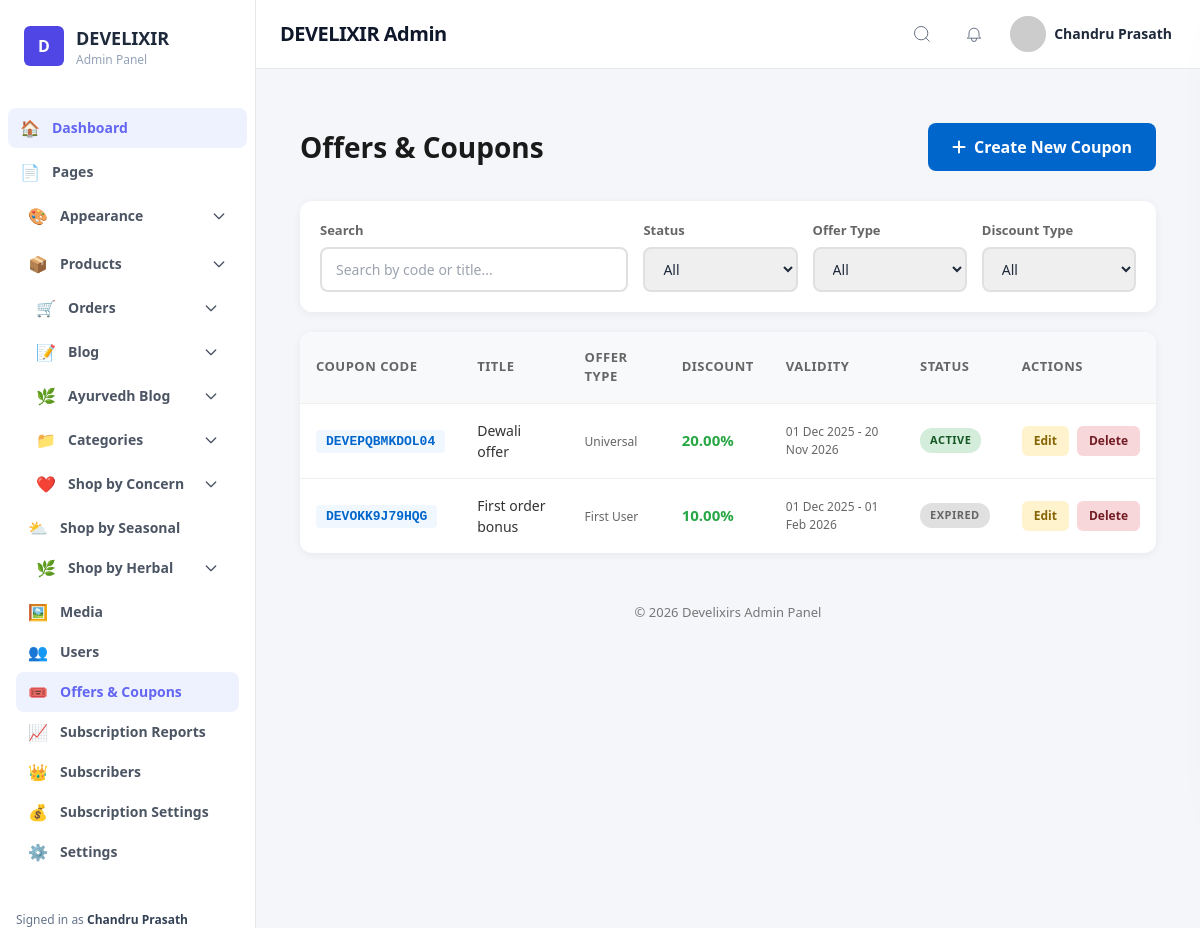
The app's page /admin/coupons.php (signed in) with its own data.
### tables this page shows
CREATE TABLE `coupons` (
  `id` int(10) UNSIGNED NOT NULL,
  `title` varchar(255) NOT NULL,
  `code` varchar(50) NOT NULL,
  `description` text DEFAULT NULL,
  `discount_type` enum('percentage','flat') NOT NULL DEFAULT 'percentage',
  `discount_value` decimal(10,2) NOT NULL,
  `max_discount_limit` decimal(10,2) DEFAULT NULL,
  `min_purchase` decimal(10,2) DEFAULT NULL,
  `offer_type` enum('first_user','cart_value','festival','product_specific','category_specific','universal') NOT NULL DEFAULT 'universal',
  `usage_limit_per_user` enum('once','unlimited') NOT NULL DEFAULT 'once',
  `can_be_clubbed` tinyint(1) NOT NULL DEFAULT 0,
  `start_date` datetime NOT NULL,
  `end_date` datetime NOT NULL,
  `status` enum('active','inactive') NOT NULL DEFAULT 'active',
  `created_at` timestamp NULL DEFAULT current_timestamp(),
  `updated_at` timestamp NULL DEFAULT current_timestamp() ON UPDATE current_timestamp()
);

### admin/coupons.php (the view, shortened to what this page needs)
<?php
require_once __DIR__ . '/../includes/db.php';
$statusFilter = $_GET['status'] ?? 'all';
$offerTypeFilter = $_GET['offer_type'] ?? 'all';
$discountTypeFilter = $_GET['discount_type'] ?? 'all';
$searchQuery = $_GET['search'] ?? '';
$sql = "SELECT * FROM coupons WHERE 1=1";
$params = [];
$sql .= " ORDER BY created_at DESC";
$stmt = $pdo->prepare($sql);
$stmt->execute($params);
$coupons = $stmt->fetchAll(PDO::FETCH_ASSOC);
include __DIR__ . '/layout/header.php';
?>
<div class="admin-content">
  <div class="page-header">
    <h1>Offers & Coupons</h1>
    <a href="coupons_add.php" class="btn-primary">
      <i class="fa fa-plus"></i>
      Create New Coupon
    </a>
  </div>
  <div class="filters-bar">
    <form method="GET" action="">
      <div class="filters-grid">
        <div class="filter-group">
          <label>Search</label>
          <input type="text" name="search" placeholder="Search by code or title..." value="<?php echo htmlspecialchars($searchQuery); ?>">
        </div>
        <div class="filter-group">
          <label>Status</label>
          <select name="status" onchange="this.form.submit()">
            <option value="all" <?php echo $statusFilter === 'all' ? 'selected' : ''; ?>>All</option>
          </select>
        </div>
        <div class="filter-group">
          <label>Offer Type</label>
          <select name="offer_type" onchange="this.form.submit()">
            <option value="all" <?php echo $offerTypeFilter === 'all' ? 'selected' : ''; ?>>All</option>
          </select>
        </div>
        <div class="filter-group">
          <label>Discount Type</label>
          <select name="discount_type" onchange="this.form.submit()">
            <option value="all" <?php echo $discountTypeFilter === 'all' ? 'selected' : ''; ?>>All</option>
          </select>
        </div>
      </div>
    </form>
  </div>
  <div class="coupons-table">
    <?php if (empty($coupons)): ?>
      <div class="empty-state">
        <i class="fa fa-ticket"></i>
        <h3>No coupons found</h3>
        <p>Create your first coupon to get started</p>
      </div>
    <?php else: ?>
      <table>
        <thead>
          <tr>
            <th>Coupon Code</th>
            <th>Title</th>
            <th>Offer Type</th>
            <th>Discount</th>
            <th>Validity</th>
            <th>Status</th>
            <th>Actions</th>
          </tr>
        </thead>
        <tbody>
          <?php foreach ($coupons as $coupon):
            $now = date('Y-m-d H:i:s');
            $isExpired = $now > $coupon['end_date'];
            $statusBadge = $isExpired ? 'expired' : $coupon['status'];
            $offerTypeLabel = str_replace('_', ' ', $coupon['offer_type']);
            if ($coupon['discount_type'] === 'percentage') {
              $discountText = $coupon['discount_value'] . '%';
            } else {
              $discountText = '₹' . number_format($coupon['discount_value'], 0);
            }
            $startDate = date('d M Y', strtotime($coupon['start_date']));
            $endDate = date('d M Y', strtotime($coupon['end_date']));
          ?>
            <tr>
              <td><span class="coupon-code"><?php echo htmlspecialchars($coupon['code']); ?></span></td>
              <td><?php echo htmlspecialchars($coupon['title']); ?></td>
              <td><span class="offer-type"><?php echo ucwords($offerTypeLabel); ?></span></td>
              <td><span class="discount-value"><?php echo $discountText; ?></span></td>
              <td class="validity"><?php echo $startDate; ?> - <?php echo $endDate; ?></td>
              <td>
                <span class="badge badge-<?php echo $statusBadge; ?>">
                  <?php echo $isExpired ? 'Expired' : ucfirst($coupon['status']); ?>
                </span>
              </td>
              <td>
                <div class="actions">
                  <a href="coupons_edit.php?id=<?php echo $coupon['id']; ?>" class="btn-edit">Edit</a>
                  <button class="btn-delete" onclick="deleteCoupon(<?php echo $coupon['id']; ?>, '<?php echo htmlspecialchars($coupon['code']); ?>')">Delete</button>
                </div>
              </td>
            </tr>
          <?php endforeach; ?>
        </tbody>
      </table>
    <?php endif; ?>
  </div>
</div>
<?php include __DIR__ . '/footer.php'; ?>

### admin/layout/header.php (style rules this page uses)
body { background: #f4f6f9; }

### admin/coupons.php (style rules this page uses)
.admin-content { max-width: 1400px; margin: 30px auto; padding: 0 20px; }
.page-header { display: flex; justify-content: space-between; align-items: center; margin-bottom: 30px; }
.page-header h1 { font-size: 28px; font-weight: 700; color: #1a1a1a; }
.btn-primary { background: #0066cc; color: #fff; padding: 12px 24px; border-radius: 8px; text-decoration: none; font-weight: 600; display: inline-flex; align-items: center; gap: 8px; transition: all 0.2s; border: none; cursor: pointer; }
.filters-bar { background: #fff; padding: 20px; border-radius: 12px; margin-bottom: 20px; box-shadow: 0 2px 8px rgba(0,0,0,0.06); }
.filters-grid { display: grid; grid-template-columns: 2fr 1fr 1fr 1fr; gap: 15px; align-items: end; }
.filter-group label { display: block; font-size: 13px; font-weight: 600; color: #666; margin-bottom: 6px; }
.filter-group input, .filter-group select { width: 100%; padding: 10px 14px; border: 2px solid #e0e0e0; border-radius: 8px; font-size: 14px; font-family: inherit; }
.coupons-table { background: #fff; border-radius: 12px; overflow: hidden; box-shadow: 0 2px 8px rgba(0,0,0,0.06); }
table { width: 100%; border-collapse: collapse; }
thead { background: #f8f9fa; }
th { padding: 16px; text-align: left; font-size: 13px; font-weight: 700; color: #666; text-transform: uppercase; letter-spacing: 0.5px; }
td { padding: 16px; border-top: 1px solid #f0f0f0; font-size: 14px; color: #333; }
.coupon-code { font-family: 'Courier New', monospace; background: #f0f7ff; color: #0066cc; padding: 4px 10px; border-radius: 4px; font-weight: 700; font-size: 13px; }
.badge { display: inline-block; padding: 4px 10px; border-radius: 12px; font-size: 11px; font-weight: 700; text-transform: uppercase; letter-spacing: 0.5px; }
.badge-active { background: #d4edda; color: #155724; }
.badge-expired { background: #e0e0e0; color: #666; }
.offer-type { font-size: 12px; color: #666; text-transform: capitalize; }
.discount-value { font-weight: 700; color: #28a745; font-size: 15px; }
.validity { font-size: 12px; color: #666; }
.actions { display: flex; gap: 8px; }
.btn-edit, .btn-delete { padding: 6px 12px; border-radius: 6px; font-size: 12px; font-weight: 600; text-decoration: none; transition: all 0.2s; border: none; cursor: pointer; }
.btn-edit { background: #fff3cd; color: #856404; }
.btn-delete { background: #f8d7da; color: #721c24; }

### records on screen
coupons: code "DEVEPQBMKDOL04", title "Dewali offer", offer_type "Universal", discount_value "20.00%", start_date "01 Dec 2025", end_date "20 Nov 2026", status "ACTIVE"
coupons: code "DEVOKK9J79HQG", title "First order bonus", offer_type "First User", discount_value "10.00%", start_date "01 Dec 2025", end_date "01 Feb 2026", shows "EXPIRED"

### other values on screen
$icons['Dashboard'] "🏠"
$icons['Appearance'] "🎨"
$icons['Products'] "📦"
$icons['Orders'] "🛒"
$icons['Blog'] "📝"
$icons['Ayurvedh Blog'] "🌿"
$icons['Categories'] "📁"
$icons[$item['label']] "👥"
$item['label'] "Users"
$icons[$item['label']] "🎟️"
$item['label'] "Offers & Coupons"
$icons[$item['label']] "📈"
$item['label'] "Subscription Reports"
$icons[$item['label']] "👑"
$item['label'] "Subscribers"
